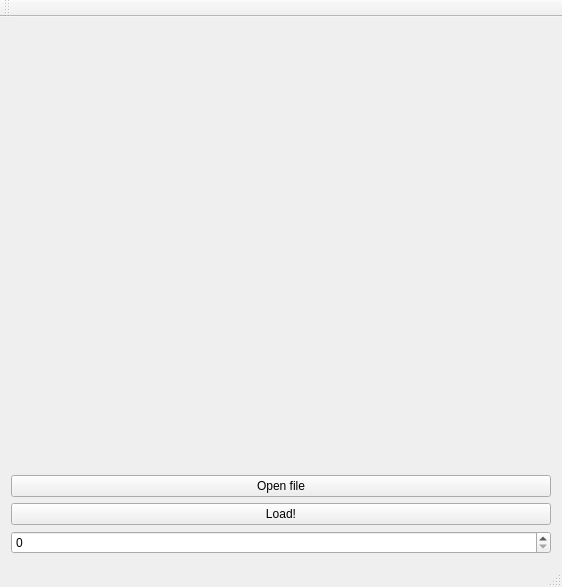
<?xml version="1.0" encoding="UTF-8"?>
<ui version="4.0">
 <class>MainWindow</class>
 <widget class="QMainWindow" name="MainWindow">
  <property name="geometry">
   <rect>
    <x>0</x>
    <y>0</y>
    <width>562</width>
    <height>587</height>
   </rect>
  </property>
  <property name="windowTitle">
   <string>MainWindow</string>
  </property>
  <widget class="QWidget" name="centralWidget">
   <layout class="QVBoxLayout" name="verticalLayout">
    <item>
     <widget class="WidgetOpenGLDraw" name="widget" native="true"/>
    </item>
    <item>
     <widget class="QPushButton" name="pushButtonFile">
      <property name="text">
       <string>Open file</string>
      </property>
     </widget>
    </item>
    <item>
     <widget class="QPushButton" name="pushButton">
      <property name="text">
       <string>Load!</string>
      </property>
     </widget>
    </item>
    <item>
     <widget class="QSpinBox" name="spinBox"/>
    </item>
   </layout>
  </widget>
  <widget class="QToolBar" name="mainToolBar">
   <attribute name="toolBarArea">
    <enum>TopToolBarArea</enum>
   </attribute>
   <attribute name="toolBarBreak">
    <bool>false</bool>
   </attribute>
  </widget>
  <widget class="QStatusBar" name="statusBar"/>
  <action name="actionTest">
   <property name="text">
    <string>&amp;Test</string>
   </property>
  </action>
 </widget>
 <layoutdefault spacing="6" margin="11"/>
 <customwidgets>
  <customwidget>
   <class>WidgetOpenGLDraw</class>
   <extends>QWidget</extends>
   <header>widgetopengldraw.h</header>
   <container>1</container>
  </customwidget>
 </customwidgets>
 <resources/>
 <connections/>
</ui>
